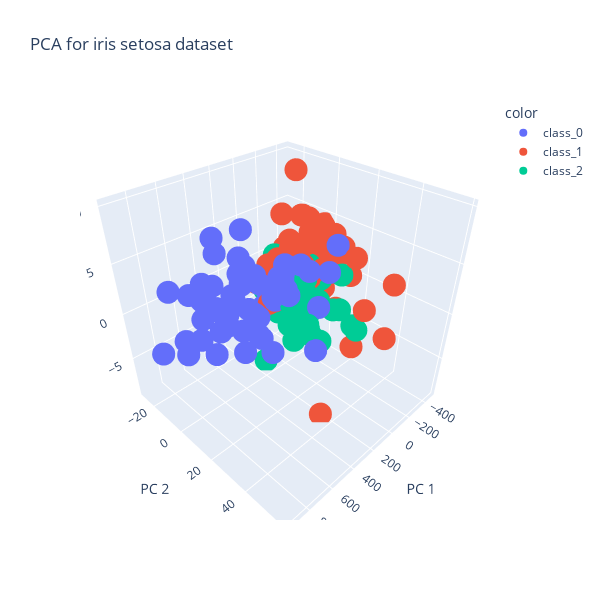

Here is the notebook cell this chart was saved with:
### Markdown cell above
3. Make PCA values 

<p style="font-size: 12px"> Principal Component Analysis (PCA) is a dimensionality reduction technique commonly used in machine learning and data analysis. It allows you to transform high-dimensional data into a lower-dimensional space while preserving the most important patterns and relationships in the data. The main idea behind PCA is to find a new set of variables, called principal components, that are linear combinations of the original variables. These principal components are chosen in such a way that they capture the maximum amount of variance in the data. The first principal component accounts for the largest possible variance, the second principal component accounts for the second largest variance (orthogonal to the first), and so on. </p>

### Code cell
pca = PCA(n_components=3)
components = pca.fit_transform(X)


fig = px.scatter_3d(
    components, x=0, y=1, z=2, color=df['classes'],
    width= 600, height= 600,
    title=f'PCA for iris setosa dataset ',
    labels={'0': 'PC 1', '1': 'PC 2', '2': 'PC 3'}
)
fig.show()
